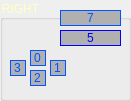
    <widget class="QGroupBox" name="groupBox">
     <property name="geometry">
      <rect>
       <x>830</x>
       <y>530</y>
       <width>131</width>
       <height>101</height>
      </rect>
     </property>
     <property name="styleSheet">
      <string notr="true">color: rgb(255, 255, 198);</string>
     </property>
     <property name="title">
      <string>RIGHT</string>
     </property>
     <widget class="QLabel" name="labelBtn3">
      <property name="geometry">
       <rect>
        <x>10</x>
        <y>60</y>
        <width>16</width>
        <height>16</height>
       </rect>
      </property>
      <property name="styleSheet">
       <string notr="true">background-color: rgb(176, 176, 176);
color: rgb(0, 85, 255);</string>
      </property>
      <property name="frameShape">
       <enum>QFrame::Box</enum>
      </property>
      <property name="text">
       <string>3</string>
      </property>
     </widget>
     <widget class="QLabel" name="labelBtn0">
      <property name="geometry">
       <rect>
        <x>30</x>
        <y>50</y>
        <width>16</width>
        <height>16</height>
       </rect>
      </property>
      <property name="styleSheet">
       <string notr="true">background-color: rgb(176, 176, 176);
color: rgb(0, 85, 255);</string>
      </property>
      <property name="frameShape">
       <enum>QFrame::Box</enum>
      </property>
      <property name="text">
       <string>0</string>
      </property>
     </widget>
     <widget class="QLabel" name="labelBtn2">
      <property name="geometry">
       <rect>
        <x>30</x>
        <y>70</y>
        <width>16</width>
        <height>16</height>
       </rect>
      </property>
      <property name="styleSheet">
       <string notr="true">background-color: rgb(176, 176, 176);
color: rgb(0, 85, 255);</string>
      </property>
      <property name="frameShape">
       <enum>QFrame::Box</enum>
      </property>
      <property name="text">
       <string>2</string>
      </property>
     </widget>
     <widget class="QLabel" name="labelBtn1">
      <property name="geometry">
       <rect>
        <x>50</x>
        <y>60</y>
        <width>16</width>
        <height>16</height>
       </rect>
      </property>
      <property name="styleSheet">
       <string notr="true">background-color: rgb(176, 176, 176);
color: rgb(0, 85, 255);</string>
      </property>
      <property name="frameShape">
       <enum>QFrame::Box</enum>
      </property>
      <property name="text">
       <string>1</string>
      </property>
     </widget>
     <widget class="QLabel" name="labelBtn7">
      <property name="geometry">
       <rect>
        <x>60</x>
        <y>10</y>
        <width>61</width>
        <height>16</height>
       </rect>
      </property>
      <property name="styleSheet">
       <string notr="true">background-color: rgb(176, 176, 176);
color: rgb(0, 85, 255);</string>
      </property>
      <property name="frameShape">
       <enum>QFrame::Box</enum>
      </property>
      <property name="text">
       <string>7</string>
      </property>
      <property name="alignment">
       <set>Qt::AlignCenter</set>
      </property>
     </widget>
     <widget class="QLabel" name="labelBtn5">
      <property name="geometry">
       <rect>
        <x>60</x>
        <y>30</y>
        <width>61</width>
        <height>16</height>
       </rect>
      </property>
      <property name="styleSheet">
       <string notr="true">background-color: rgb(176, 176, 176);
color: rgb(0, 0, 255);</string>
      </property>
      <property name="frameShape">
       <enum>QFrame::Box</enum>
      </property>
      <property name="text">
       <string>5</string>
      </property>
      <property name="alignment">
       <set>Qt::AlignCenter</set>
      </property>
     </widget>
    </widget>
